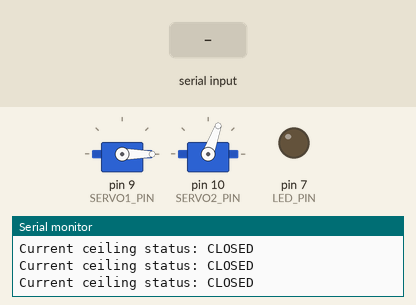
Bench run of a sketch on a simulated Arduino Uno, built with avr-gcc and run on an emulated ATmega328P. On the bench: 2 × servo, output pins drawn as LEDs (lit = HIGH), the last lines printed to the serial monitor. Inputs (shaded band) come from the test bench.

Above: at 1.2 s.
1.3 s: "OPEN_SLIDER\n" received over Serial
At 2.1 s:
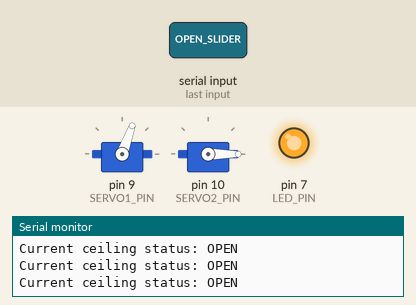
Timing chart, 0 to 4.3 s (numbered marks = the images above; inputs shaded):
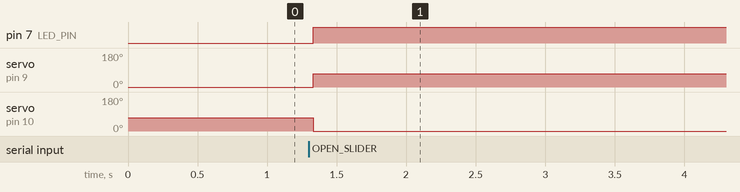

Measured:
- after the input at 1.3 s, pin 7 (LED_PIN): LOW → HIGH at once; servo on pin 9 (SERVO1_PIN): 0° → 70° at once; servo on pin 10 (SERVO2_PIN): 70° → 0° at once

The sketch:

Arduino__Slave_.ino
```cpp
#include <Servo.h>

Servo servo1;
Servo servo2;

int sliderStatus = 0;

int sliderActionTaken = 0;

#define SERVO1_PIN 9
#define SERVO2_PIN 10
#define LED_PIN 7

void setup() {
  Serial.begin(9600); // UART from Arduino Uno #1

  servo1.attach(SERVO1_PIN);
  servo2.attach(SERVO2_PIN);

  pinMode(LED_PIN, OUTPUT);

  // Set initial positions: CLOSED (servo1 = 0, servo2 = 70)
  servo1.write(0);
  servo2.write(70);
  digitalWrite(LED_PIN, LOW);
}

void loop() {

  sliderActionTaken = 0;
  if (Serial.available()) {
    String command = Serial.readStringUntil('\n');
    command.trim(); // Remove any trailing newline or whitespace

    if (command == "OPEN_SLIDER") {
      if (sliderActionTaken == 0 && sliderStatus != 1) {
      openSlider();
      Serial.print("slider is open\n");
      sliderActionTaken = 1;
    }
    }
    else if (command == "CLOSE_SLIDER") {
      if (sliderActionTaken == 0 && sliderActionTaken != 0) {
      closeSlider();
      Serial.print("slider is Closed \n");
      sliderActionTaken = 1;
    }
    }
  }

Serial.print("Current ceiling status: ");
Serial.println(sliderStatus == 1 ? "OPEN" : "CLOSED"); /////tracing

}

void openSlider() {
  // Move to OPEN position: servo1 = 70, servo2 = 0
  digitalWrite(LED_PIN, HIGH);
  servo1.write(70);
  servo2.write(0);
sliderStatus = 1;

}

void closeSlider() {
  // Move to CLOSED position: servo1 = 0, servo2 = 70
  digitalWrite(LED_PIN, LOW);
  servo1.write(0);
  servo2.write(70);
  sliderStatus = 0;


}
```
